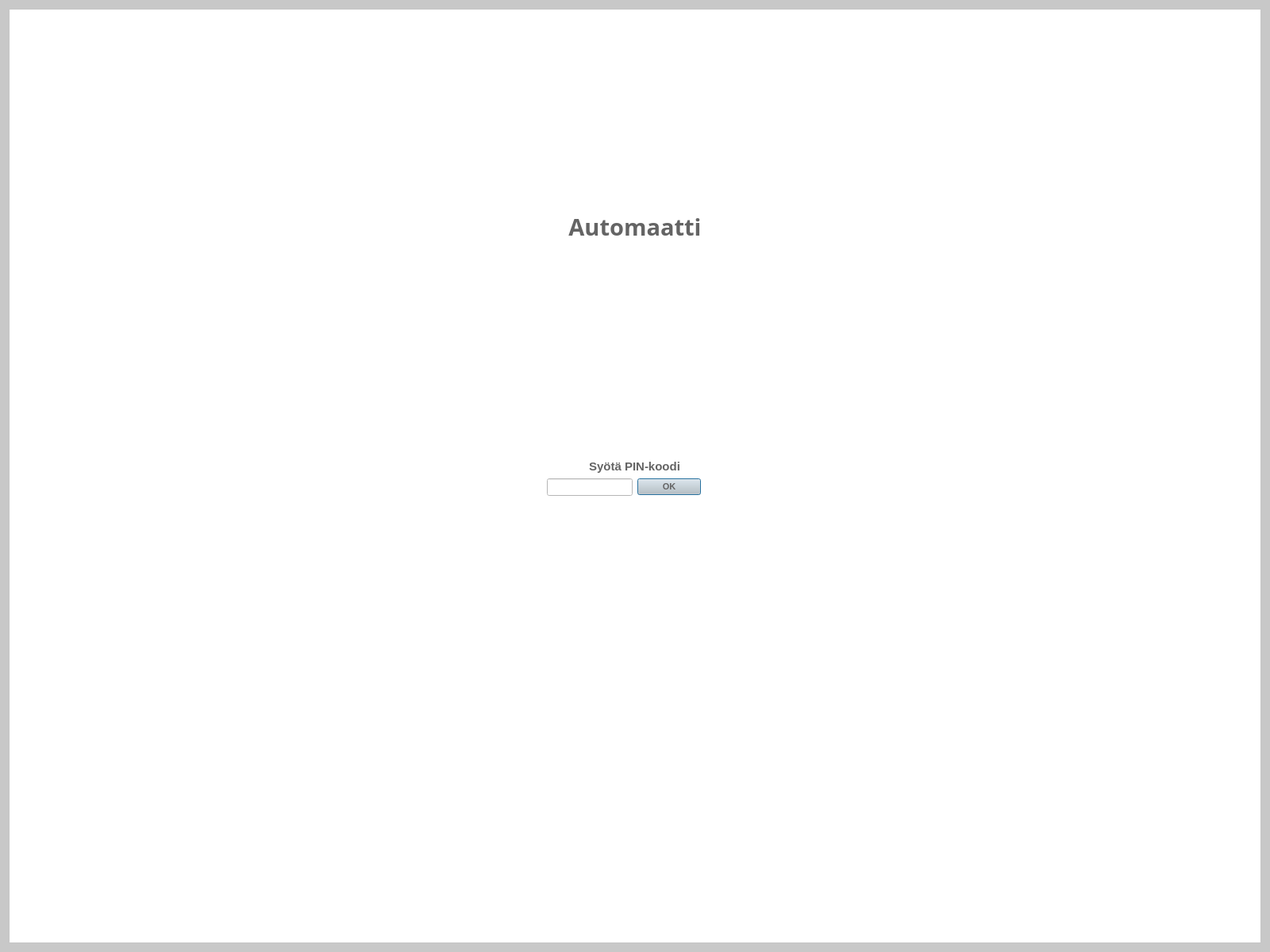
<?xml version="1.0" encoding="UTF-8"?>
<ui version="4.0">
 <class>pindialog</class>
 <widget class="QDialog" name="pindialog">
  <property name="geometry">
   <rect>
    <x>0</x>
    <y>0</y>
    <width>1600</width>
    <height>1200</height>
   </rect>
  </property>
  <property name="windowTitle">
   <string>Dialog</string>
  </property>
  <property name="styleSheet">
   <string notr="true">background-color: rgb(200, 200, 200);</string>
  </property>
  <layout class="QGridLayout" name="gridLayout_2">
   <item row="0" column="0">
    <widget class="QFrame" name="frame">
     <property name="styleSheet">
      <string notr="true">background-color: rgb(255, 255, 255);</string>
     </property>
     <property name="frameShape">
      <enum>QFrame::StyledPanel</enum>
     </property>
     <property name="frameShadow">
      <enum>QFrame::Raised</enum>
     </property>
     <layout class="QGridLayout" name="gridLayout">
      <item row="2" column="0" alignment="Qt::AlignRight|Qt::AlignTop">
       <widget class="QLineEdit" name="lineEditPin">
        <property name="maxLength">
         <number>4</number>
        </property>
       </widget>
      </item>
      <item row="0" column="0" colspan="2" alignment="Qt::AlignHCenter|Qt::AlignBottom">
       <widget class="QLabel" name="label">
        <property name="font">
         <font>
          <family>Arial Black</family>
          <pointsize>22</pointsize>
          <weight>75</weight>
          <bold>true</bold>
         </font>
        </property>
        <property name="styleSheet">
         <string notr="true">color: rgb(100, 100, 100);</string>
        </property>
        <property name="text">
         <string>Automaatti</string>
        </property>
        <property name="alignment">
         <set>Qt::AlignBottom|Qt::AlignHCenter</set>
        </property>
       </widget>
      </item>
      <item row="2" column="1" alignment="Qt::AlignLeft|Qt::AlignTop">
       <widget class="QPushButton" name="pushButtonOK">
        <property name="font">
         <font>
          <family>Arial</family>
          <pointsize>8</pointsize>
          <weight>75</weight>
          <bold>true</bold>
         </font>
        </property>
        <property name="styleSheet">
         <string notr="true">background-color: rgb(200, 200, 200);
color: rgb(100, 100, 100);</string>
        </property>
        <property name="text">
         <string>OK</string>
        </property>
       </widget>
      </item>
      <item row="1" column="0" colspan="2" alignment="Qt::AlignHCenter|Qt::AlignBottom">
       <widget class="QLabel" name="label_2">
        <property name="font">
         <font>
          <family>Arial</family>
          <pointsize>11</pointsize>
          <weight>75</weight>
          <bold>true</bold>
         </font>
        </property>
        <property name="styleSheet">
         <string notr="true">color: rgb(100, 100, 100);</string>
        </property>
        <property name="text">
         <string>Syötä PIN-koodi</string>
        </property>
        <property name="alignment">
         <set>Qt::AlignCenter</set>
        </property>
       </widget>
      </item>
      <item row="3" column="0" colspan="2" alignment="Qt::AlignTop">
       <widget class="QLabel" name="labelWrongPin">
        <property name="enabled">
         <bool>true</bool>
        </property>
        <property name="font">
         <font>
          <family>Arial</family>
          <pointsize>11</pointsize>
          <weight>75</weight>
          <bold>true</bold>
         </font>
        </property>
        <property name="text">
         <string/>
        </property>
        <property name="alignment">
         <set>Qt::AlignHCenter|Qt::AlignTop</set>
        </property>
       </widget>
      </item>
     </layout>
    </widget>
   </item>
  </layout>
 </widget>
 <resources/>
 <connections/>
</ui>
